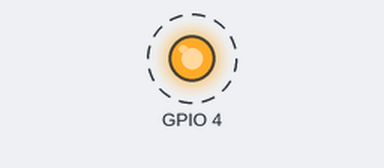
A program run on a simulated Raspberry Pi (BCM pin numbers). Parts: output pins drawn as LEDs (lit = HIGH). Dashed ring = blinking. At 0.4 s the program stops and its outputs stay as they are.

Above: at 0.05 s.
Timing chart, 0 to 1.9 s (numbered marks = the images above):
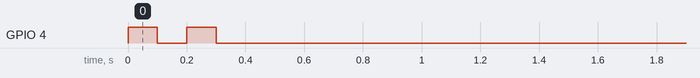

The program:

error_beep2.py
```python
import RPi.GPIO as GPIO
import time


GPIO.setmode(GPIO.BCM)
GPIO.setup(4,GPIO.OUT)

try:


                       GPIO.output(4,GPIO.LOW)
                       GPIO.output(4,GPIO.HIGH)
                       time.sleep(0.1)

                       GPIO.output(4,GPIO.LOW)
                       time.sleep(0.1)
                       GPIO.output(4,GPIO.HIGH)
                       time.sleep(0.1)

                       GPIO.output(4,GPIO.LOW)
                       time.sleep(0.1)
except KeyboardInterrupt:
        GPIO.cleanup()
GPIO.cleanup()
```

Measured:
- by itself, GPIO 4: alternates HIGH for 0.10 s and LOW for 0.10 s, 4 changes in all, then stays LOW
